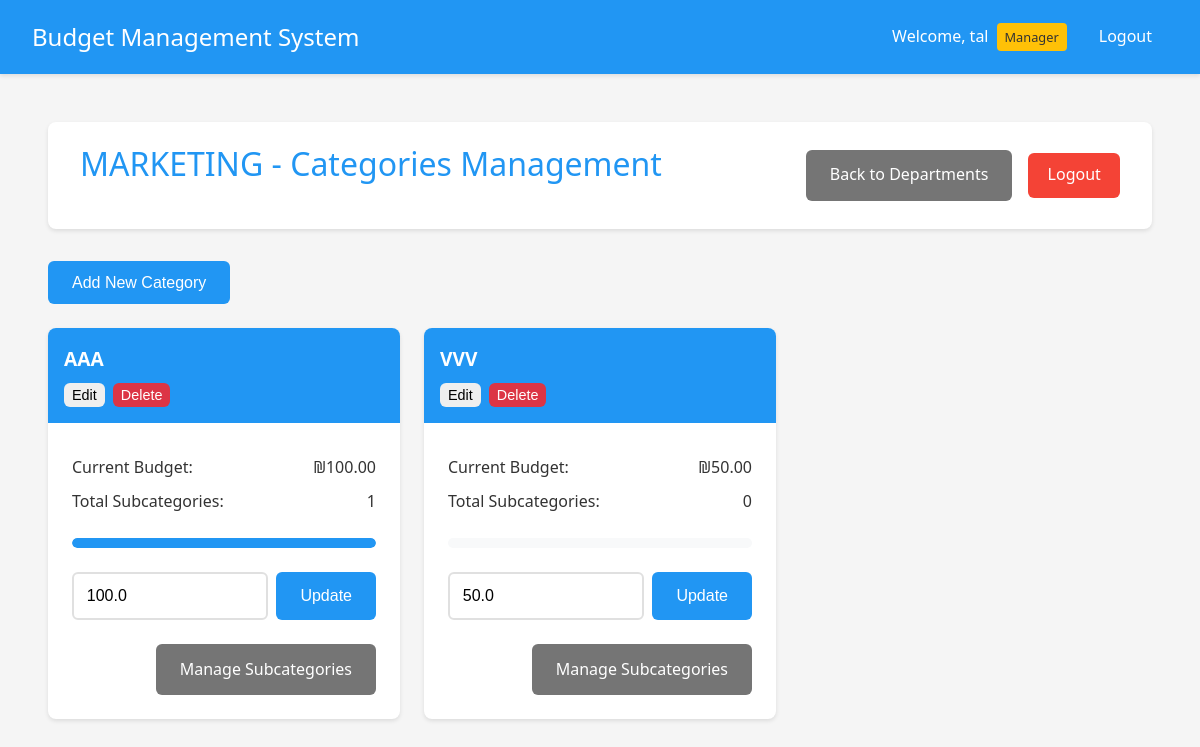
/manager/categories/2 (signed in), run on an earlier commit of the app's database.
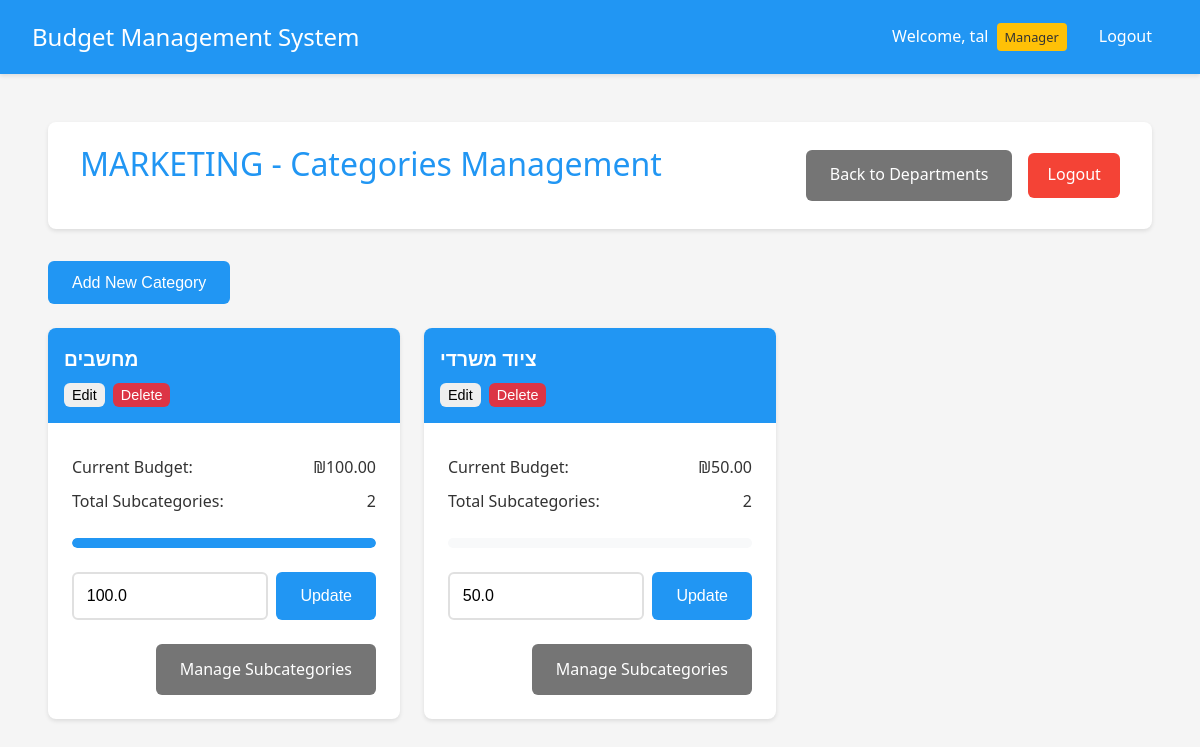
And on a later commit of the database.
### app.py (models this page shows)
class Category(db.Model):
    __tablename__ = 'category'
    id = db.Column(db.Integer, primary_key=True)
    name = db.Column(db.String(100), nullable=False)
    budget = db.Column(db.Float, default=0.0)
    department_id = db.Column(db.Integer, db.ForeignKey('department.id'), nullable=False)
    subcategories = db.relationship('Subcategory', backref='category', lazy=True)

### app.py (the view)
@app.route('/manager/categories/<int:dept_id>')
@login_required
def manage_categories(dept_id):
    if not current_user.is_manager:
        flash('Access denied. Manager privileges required.', 'danger')
        return redirect(url_for('index'))
    if not current_user.username == 'admin' and current_user.department_id != dept_id:
        flash('Access denied. You can only manage your own department.', 'danger')
        return redirect(url_for('manage_departments'))
    department = Department.query.get_or_404(dept_id)
    return render_template('manage_categories.html', department=department)

### app.py (called while the page is built)
@login_manager.user_loader
def load_user(user_id):
    return User.query.get(int(user_id))

@app.template_filter('min_value')
def min_value(value, limit):
    return min(value, limit)

@app.template_filter('format_currency')
def format_currency(value):
    return f"₪{value:,.2f}"

### templates/manage_categories.html (shortened to what this page needs)
{% extends "base.html" %}
{% block content %}
<div class="container">
    <header>
        <h1>{{ department.name }} - Categories Management</h1>
        <div class="header-actions">
            <a href="{{ url_for('manage_departments') }}" class="button secondary">Back to Departments</a>
            <a href="{{ url_for('logout') }}" class="logout-btn">Logout</a>
        </div>
    </header>
    {% if current_user.username == 'admin' or (current_user.is_manager and current_user.department_id == department.id) %}
    <div class="admin-controls">
        <button onclick="showAddCategoryModal()" class="button primary">Add New Category</button>
    </div>
    {% endif %}
    <div class="budget-grid">
        {% for category in department.categories %}
        <div class="budget-card">
            <div class="budget-header">
                <h3>{{ category.name }}</h3>
                {% if current_user.username == 'admin' or (current_user.is_manager and current_user.department_id == department.id) %}
                <div class="category-actions">
                    <button onclick="showEditCategoryModal({{ category.id }}, '{{ category.name }}', {{ category.budget }})" class="button small">Edit</button>
                    <button onclick="deleteCategory({{ category.id }})" class="button small danger">Delete</button>
                </div>
                {% endif %}
            </div>
            <div class="budget-body">
                <div class="budget-info">
                    <p><strong>Current Budget:</strong> {{ category.budget|format_currency }}</p>
                    <p><strong>Total Subcategories:</strong> {{ category.subcategories|length }}</p>
                </div>
                <div class="budget-progress">
                    {% set total_expenses = namespace(value=0) %}
                    {% for subcategory in category.subcategories %}
                        {% for expense in subcategory.expenses %}
                            {% if expense.status == 'approved' %}
                                {% set total_expenses.value = total_expenses.value + expense.amount %}
                            {% endif %}
                        {% endfor %}
                    {% endfor %}
                    {% set usage_percent = (total_expenses.value / category.budget * 100) if category.budget > 0 else 0 %}
                    <div class="progress-bar">
                        <div class="progress-fill" style="width: {{ usage_percent|min_value(100) }}%" data-usage="{{ "%.1f"|format(usage_percent) }}%"></div>
                    </div>
                </div>
                {% if current_user.username == 'admin' or (current_user.is_manager and current_user.department_id == department.id) %}
                <div class="budget-form">
                    <div class="budget-input">
                        <input type="number" step="0.01" min="0" value="{{ category.budget }}" id="budget-{{ category.id }}" class="form-control">
                        <button onclick="updateBudget({{ category.id }})" class="button primary">Update</button>
                    </div>
                </div>
                {% endif %}
                <div class="budget-actions">
                    <a href="{{ url_for('manage_subcategories', cat_id=category.id) }}" class="button secondary">Manage Subcategories</a>
                </div>
            </div>
        </div>
        {% endfor %}
    </div>
</div>
{% endblock %}

What changed in the data, as far as the page shows it:
changed Category: name "AAA" → "מחשבים"; subcategories|length "1" → "2"
changed Category: name "VVV" → "ציוד משרדי"; subcategories|length "0" → "2"
